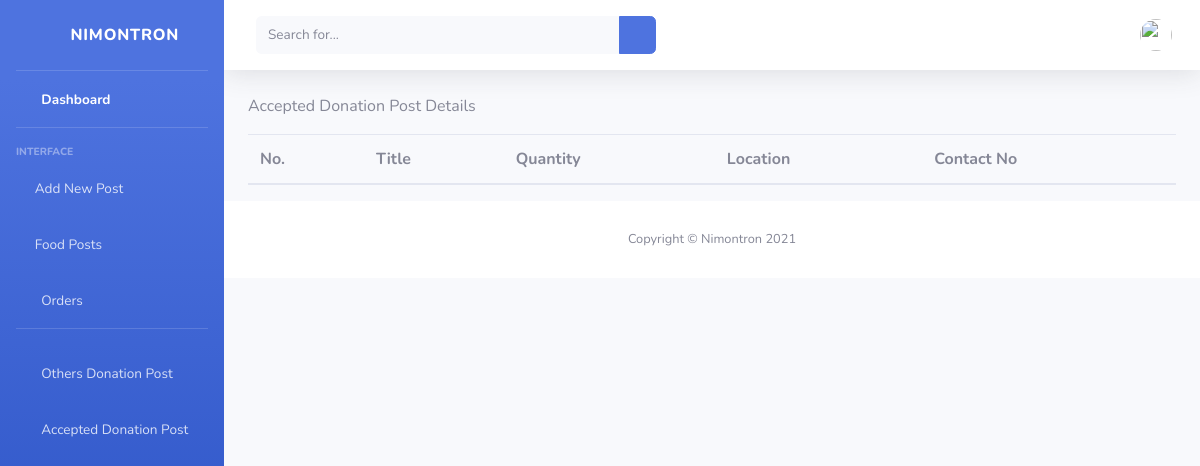
The app's page /accepted_posts_foundation, older data.
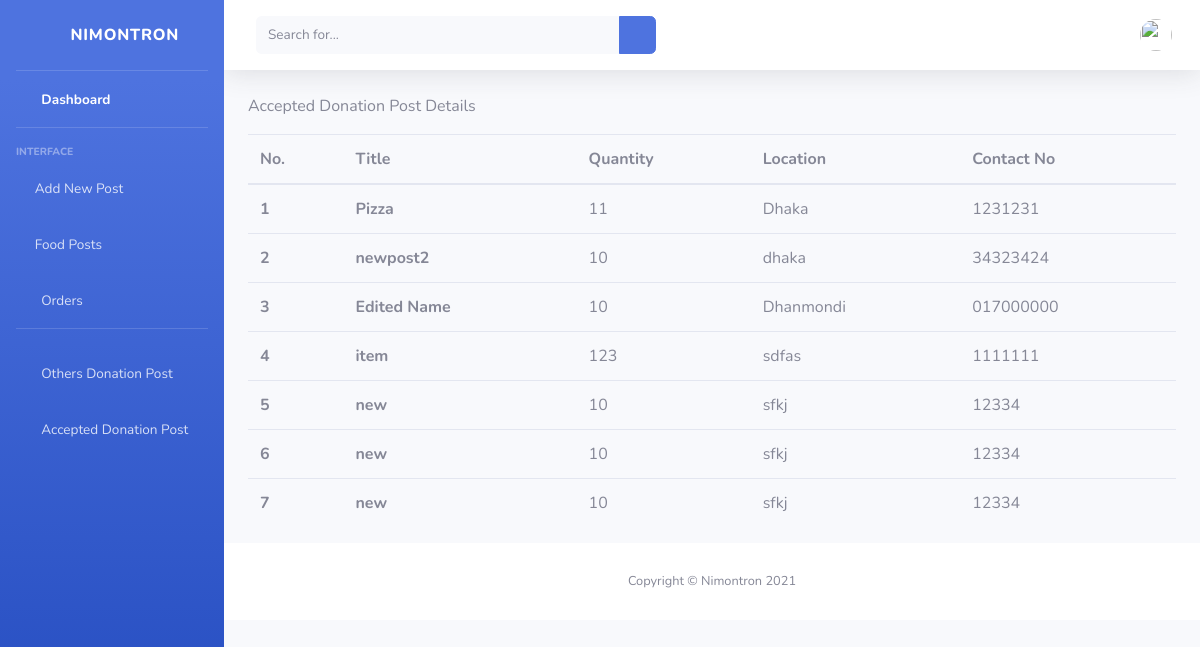
The same page, newer data.
### customers/models.py (models this page shows, shortened)
class CustomerPost(models.Model):
    customer = models.ForeignKey(User, on_delete=models.CASCADE)
    title=models.TextField(max_length=100)
    description = models.TextField(max_length=255, null=True)
    quantity=models.TextField(max_length=100, null=True)
    area=models.TextField(max_length=100, null=True)
    start_date = models.DateField()
    end_date = models.DateField()
    creation_date = models.DateField()
    status = models.CharField(max_length=20, null=True)
    contact = models.CharField(max_length=15, null=True)
    image = models.FileField()
    foundation = models.ForeignKey(Foundation, on_delete=models.CASCADE, null=True)

### customers/views.py (the view)
# urls.py: path('accepted_posts_foundation', views.accepted_posts_foundation, name='accepted_posts_foundation'),
def accepted_posts_foundation(request):
    post = CustomerPost.objects.filter(status='accepted')
    temp['post'] = post
    return render(request, 'foundations/foundation_accept_donate_post.html', temp)

### customers/templates/foundations/foundation_accept_donate_post.html
{% include 'foundations/foundation_header.html' %}
{% load static %}
<div class="container">
    <p>Accepted Donation Post Details</p>
    <table class="table">
        <thead>
            <tr>
                <th scope="col">No.</th>
                <th scope="col">Title</th>
                <th scope="col">Quantity</th>
                <th scope="col">Location</th>
                <th scope="col">Contact No</th>
            </tr>
        </thead>
        <tbody>
            {% for i in post %}
            <tr>
                <th cope="row">{{forloop.counter}}</th>
                <th>{{i.title}}</th>
                <td>{{i.quantity}}</td>
                <td>{{i.area}}</td>
                <td>{{i.contact}}</td>
            </tr>
            {% endfor %}
        </tbody>
    </table>
</div>
{% include 'foundations/foundation_footer.html' %}

Row changes from the older to the newer data that the page shows:
added CustomerPost: title "Pizza", quantity "11", area "Dhaka", contact "1231231"
added CustomerPost: title "newpost2", quantity "10", area "dhaka", contact "34323424"
added CustomerPost: title "Edited Name", quantity "10", area "Dhanmondi", contact "017000000"
added CustomerPost: title "item", quantity "123", area "sdfas", contact "1111111"
added CustomerPost: title "new", quantity "10", area "sfkj", contact "12334"
added CustomerPost: title "new", quantity "10", area "sfkj", contact "12334"
added CustomerPost: title "new", quantity "10", area "sfkj", contact "12334"
